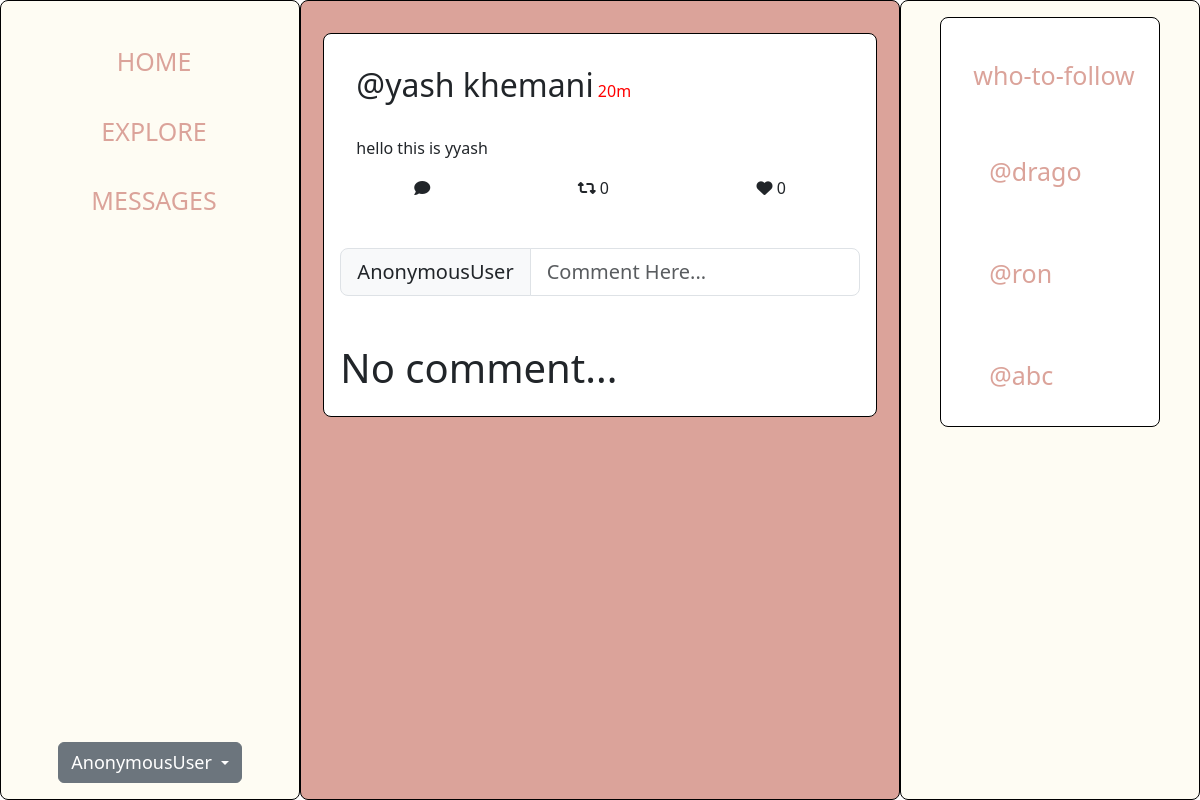
The page /tweet/9 on the database its author committed.
### base/models.py (models this page shows, shortened)
class Tweet(models.Model):
    host = models.ForeignKey(CustomUser, on_delete=models.CASCADE, null=True, related_name='tweets')
    desciption = models.TextField(null=False, blank=False)
    created = models.DateTimeField(auto_now_add=True)
    class Meta:
        ordering = ['-created']

class CustomUser(AbstractUser):
    def __str__(self):
        name = self.first_name + ' ' + self.last_name
        if (len(name)==1):
            return self.username
        else:
            return name

### base/views.py (the view)
# urls.py: path('tweet/<int:tweet_id>', views.tweetPage, name='tweet'),
def tweetPage(request,tweet_id):
    tweet = Tweet.objects.get(pk=tweet_id)
    curr_time = datetime.now()
    tweet_time_wo_tz = tweet.created.replace(tzinfo=None)
    who_to_follow = CustomUser.objects.exclude(username=request.user.username).order_by('-date_joined')[:3]
    comments = tweet.comments.all()
    return render(request, "base/tweet.html", {
        'tweet':tweet,
        'comments':comments,
        'wtf' : who_to_follow
    })

### base/templates/base/tweet.html (shortened to what this page needs)
{% extends 'base/homePage.html' %}
{% load static %}
{% block css %}
<link rel="stylesheet" href="{% static 'css/homePage1.css' %}?v=3">
{% endblock css %}
{% block feed %}
<div class="tweet card "  data-id={{tweet.id}}>
    <div class="tweet-header">
        <h2>@{{tweet.host}}</h2>
        <span>20m</span>
    </div>
    <div class="tweet-body">
        {{tweet.desciption}}
    </div>
    <div class="tweet-footer">
        <div class="likes">
            <i class="fa-solid fa-comment"></i> </i>
        </div>
        <div class="likes">
            <i class="fa-solid fa-retweet retweet-icon"></i>
          <span>
              {{tweet.retweets.count}}
          </span>
        </div>
        <div class="likes">
            <i class="fa-solid fa-heart heart-icon"></i>
            <span>
            {{tweet.liked.count}}
        </span>
        </div>
    </div>
    {% if request.user != tweet.host %}
         <form action="{% url 'comment' tweet.id %}" method="post" class="my-5">
            <div class="input-group input-group-lg">
                <span class="input-group-text" id="inputGroup-sizing-lg">{{request.user}}</span>
                <input type="text" class="form-control" placeholder="Comment Here..." aria-label="Sizing example input" aria-describedby="inputGroup-sizing-lg" name="comment">
              </div>
          </form>
    {% endif %}
    {% if comments %}
        <h2>Comments</h2>
        <div class="comments">
            {% for comment in comments%}
            <div class="comment card">
                <div class="comment-header">
                    <h2>{{comment.commenter}}</h2>
                </div>
                <div class="comment-body">
                    <p>{{comment.comment_description}}</p>
                </div>
                <div class="likes">
                    <i class="fa-solid fa-heart heart-icon"></i>
                    {{comment.likes}}
                </div>
            </div>
            {% endfor %}
        </div>
    {% else %}
    <h1>No comment...</h1>
    {% endif %}
</div>
{% endblock feed %}

### base/templates/base/homePage.html (shortened to what this page needs)
{% extends 'base/layout.html' %}
{% load static %}
{% block content %}
<div class="home-container">
    <div class="sidebar card">
        <div class="sidebar-header">
            <a href="{% url 'homePage'%}" class="sidebar-links">HOME</a>
            <a href="#" class="sidebar-links">EXPLORE</a>
            <a href="#" class="sidebar-links">MESSAGES</a>
        </div>
    <div class="dropdown">
        <button class="btn btn-secondary dropdown-toggle" type="button" id="dropdownMenuButton1" data-bs-toggle="dropdown" aria-expanded="false">
         <span style="font-size: large;">
            {{request.user}}
         </span>
        </button>
      </div>
    </div>
    <div class="feed card">
        {% block feed %}
        {% endblock feed %}
    </div>
    <div class="side-menu card">
        <div class="card">
            <div class="side-menu-header">
                <h2>who-to-follow</h2>
            </div>
            <div class="side-menu-body">
                {% for user in wtf %}
                    <div class="user">
                        <a href="{% url 'profilePage' user.username %}" class="sidebar-links">
                            <h2>
                                @{{user.username}}
                            </h2>
                        </a>
                    </div>
                {% endfor %}
            </div>
        </div>
    </div>
</div>
{% endblock content %}

### base/static/css/homePage1.css (style rules this page uses)
.home-container { display: grid; grid-template-columns: 1fr 2fr 1fr; }
.card { border: 1px solid black; padding: 1rem; border-radius: 0.5em; }
.sidebar, .side-menu { display: flex; flex-direction: column; justify-content: space-between; align-items: center; height: 100vh; background-color: #FEFCF3; }
.sidebar-header { display: flex; flex-direction: column; align-items: center; justify-content: space-between; }
.sidebar-links , .side-menu h2, .side-menu h3 { padding: 6px 8px 6px 16px; margin-top: 20px; text-decoration: none; font-size: 25px; color: #DBA39A; display: block; }
.sidebar, .side-menu { position: -webkit-sticky; position: sticky; top: 0; }
.feed { display: flex; flex-direction: column; justify-content: start; align-items: center; height: 100%; background-color: #DBA39A; }
.tweet { min-width: 90%; margin: 1rem 0; }
.tweet-header h2 { display:inline; margin: 10px 0px; }
.tweet-header span { color: red; }
.tweet-body, .tweet-header { padding: 1rem; }
.tweet-footer { display: flex; align-items: center; justify-content: space-around; }

### base/templates/base/layout.html (style rules this page uses)
* { margin: 0; padding: 0; box-sizing: border-box; }

### rows shown on the page
Tweet: host "yash khemani", desciption "hello this is yyash", retweets.count "0", liked.count "0"
CustomUser: username "drago"
CustomUser: username "ron"
CustomUser: username "abc"

### other values the page prints
{{ request.user }} "AnonymousUser"
